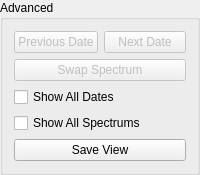
    <widget class="QGroupBox" name="groupBox_18">
     <property name="enabled">
      <bool>true</bool>
     </property>
     <property name="toolTip">
      <string>&lt;html&gt;&lt;head/&gt;&lt;body&gt;&lt;p&gt;Navigate images by date of imaging or by photographic technology. Go to Advanced Settings to enable.&lt;/p&gt;&lt;/body&gt;&lt;/html&gt;</string>
     </property>
     <property name="title">
      <string>Advanced</string>
     </property>
     <layout class="QGridLayout" name="gridLayout_4">
      <item row="3" column="0" colspan="2">
       <widget class="QCheckBox" name="checkBox_10">
        <property name="toolTip">
         <string>&lt;html&gt;&lt;head/&gt;&lt;body&gt;&lt;p&gt;Show all images of the current well that have been linked by spectrum.&lt;/p&gt;&lt;p&gt;Shortcut:&lt;span style=&quot; font-weight:600;&quot;&gt; S&lt;/span&gt;&lt;/p&gt;&lt;/body&gt;&lt;/html&gt;</string>
        </property>
        <property name="text">
         <string>Show All Spectrums</string>
        </property>
        <property name="shortcut">
         <string>S</string>
        </property>
       </widget>
      </item>
      <item row="0" column="1">
       <widget class="QPushButton" name="pushButton_10">
        <property name="enabled">
         <bool>false</bool>
        </property>
        <property name="toolTip">
         <string>&lt;html&gt;&lt;head/&gt;&lt;body&gt;&lt;p&gt;If enabled, show the the current well at it's next imaging date.&lt;/p&gt;&lt;p&gt;&lt;br/&gt;&lt;/p&gt;&lt;p&gt;Shortcut: &lt;span style=&quot; font-weight:600;&quot;&gt;Ctrl+Right Arrow Key&lt;/span&gt;&lt;/p&gt;&lt;/body&gt;&lt;/html&gt;</string>
        </property>
        <property name="text">
         <string>Next Date</string>
        </property>
        <property name="shortcut">
         <string>Ctrl+Right</string>
        </property>
       </widget>
      </item>
      <item row="2" column="0" colspan="2">
       <widget class="QCheckBox" name="checkBox_9">
        <property name="toolTip">
         <string>&lt;html&gt;&lt;head/&gt;&lt;body&gt;&lt;p&gt;Show all images of current well that have been linked by date in the same view.&lt;/p&gt;&lt;p&gt;Shortcut: &lt;span style=&quot; font-weight:600;&quot;&gt;D&lt;/span&gt;&lt;/p&gt;&lt;/body&gt;&lt;/html&gt;</string>
        </property>
        <property name="text">
         <string>Show All Dates</string>
        </property>
        <property name="shortcut">
         <string>D</string>
        </property>
       </widget>
      </item>
      <item row="0" column="0">
       <widget class="QPushButton" name="pushButton_9">
        <property name="enabled">
         <bool>false</bool>
        </property>
        <property name="toolTip">
         <string>&lt;html&gt;&lt;head/&gt;&lt;body&gt;&lt;p&gt;If enabled, show the current well at the previous imaging date.&lt;/p&gt;&lt;p&gt;&lt;br/&gt;&lt;/p&gt;&lt;p&gt;Shortcut: &lt;span style=&quot; font-weight:600;&quot;&gt;Ctrl+Left Arrow Key&lt;/span&gt;&lt;/p&gt;&lt;/body&gt;&lt;/html&gt;</string>
        </property>
        <property name="text">
         <string>Previous Date</string>
        </property>
        <property name="shortcut">
         <string>Ctrl+Left</string>
        </property>
       </widget>
      </item>
      <item row="1" column="0" colspan="2">
       <widget class="QPushButton" name="pushButton_12">
        <property name="enabled">
         <bool>false</bool>
        </property>
        <property name="toolTip">
         <string>&lt;html&gt;&lt;head/&gt;&lt;body&gt;&lt;p&gt;If enabled, show the current well in a different imaging spectrum such as UV-TPEF or SHG.&lt;/p&gt;&lt;p&gt;&lt;br/&gt;&lt;/p&gt;&lt;p&gt;Shortcut &lt;span style=&quot; font-weight:600;&quot;&gt;Ctrl+Up Arrow Key&lt;/span&gt;&lt;/p&gt;&lt;/body&gt;&lt;/html&gt;</string>
        </property>
        <property name="text">
         <string>Swap Spectrum</string>
        </property>
        <property name="shortcut">
         <string>Down, Up</string>
        </property>
       </widget>
      </item>
      <item row="4" column="0" colspan="2">
       <widget class="QPushButton" name="pushButton_7">
        <property name="toolTip">
         <string>&lt;html&gt;&lt;head/&gt;&lt;body&gt;&lt;p&gt;Save the current view to a image file.&lt;/p&gt;&lt;/body&gt;&lt;/html&gt;</string>
        </property>
        <property name="text">
         <string>Save View</string>
        </property>
       </widget>
      </item>
     </layout>
    </widget>
